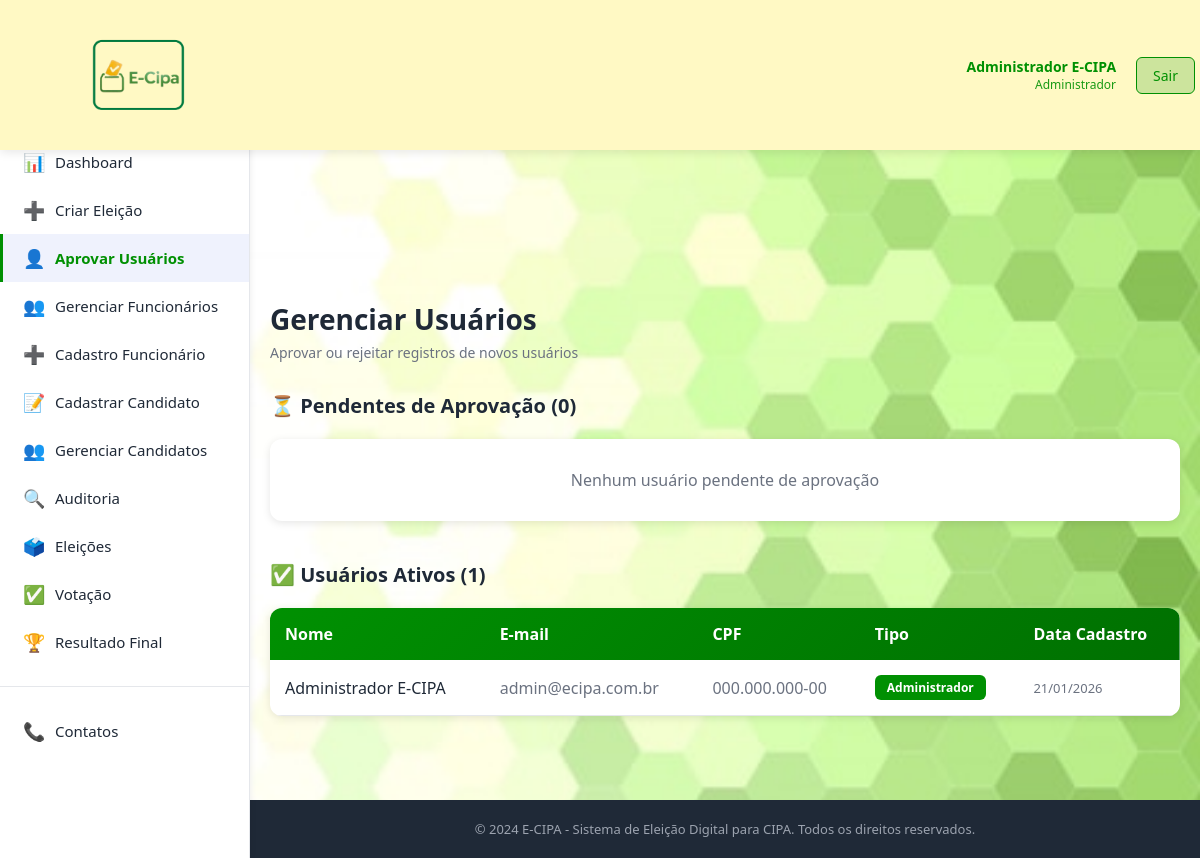
Page /pages/gerenciar-usuarios.php (signed in) on the committed database.
### tables this page shows
CREATE TABLE IF NOT EXISTS funcionario (
    id INT NOT NULL AUTO_INCREMENT PRIMARY KEY,
    nome VARCHAR(100) NOT NULL,
    cpf VARCHAR(14) UNIQUE NOT NULL,
    matricula VARCHAR(20),
    setor VARCHAR(50),
    cargo VARCHAR(50),
    email VARCHAR(100) UNIQUE NOT NULL,
    telefone VARCHAR(20),
    senha VARCHAR(255) NOT NULL,
    tipo ENUM('Administrador', 'Funcionario', 'Comissao') DEFAULT 'Funcionario',
    status ENUM('Ativo', 'Pendente', 'Inativo') DEFAULT 'Pendente',
    created_at DATETIME DEFAULT CURRENT_TIMESTAMP
);

### pages/gerenciar-usuarios.php (the view, shortened to what this page needs)
<?php
require_once '../config/conexao.php';
include '../includes/layout-header.php';
$stmt = $pdo->prepare("SELECT * FROM funcionario WHERE status = 'Pendente' ORDER BY created_at ASC");
$stmt->execute();
$pendentes = $stmt->fetchAll();
$stmt = $pdo->prepare("SELECT * FROM funcionario WHERE status = 'Ativo' ORDER BY nome ASC");
$stmt->execute();
$ativos = $stmt->fetchAll();
?>
        <div class="page-header">
            <h1 class="page-title">Gerenciar Usuários</h1>
            <p class="page-subtitle">Aprovar ou rejeitar registros de novos usuários</p>
        </div>
        <div style="margin-bottom: 40px;">
            <h2 style="color: #1f2937; margin-bottom: 20px; font-size: 20px;">
                ⏳ Pendentes de Aprovação (<?php echo count($pendentes); ?>)
            </h2>
            <?php if (empty($pendentes)): ?>
                <div style="background: white; border-radius: 12px; padding: 30px; text-align: center; color: #6b7280; box-shadow: 0 2px 8px rgba(0,0,0,0.1);">
                    Nenhum usuário pendente de aprovação
                </div>
            <?php endif; ?>
        </div>
        <div>
            <h2 style="color: #1f2937; margin-bottom: 20px; font-size: 20px;">
                ✅ Usuários Ativos (<?php echo count($ativos); ?>)
            </h2>
            <div style="background: white; border-radius: 12px; overflow: hidden; box-shadow: 0 2px 8px rgba(0,0,0,0.1);">
                <table style="width: 100%; border-collapse: collapse;">
                    <thead>
                        <tr style="background: linear-gradient(135deg, #009002 0%, #007001 100%); color: white;">
                            <th style="padding: 15px; text-align: left; font-weight: 600;">Nome</th>
                            <th style="padding: 15px; text-align: left; font-weight: 600;">E-mail</th>
                            <th style="padding: 15px; text-align: left; font-weight: 600;">CPF</th>
                            <th style="padding: 15px; text-align: left; font-weight: 600;">Tipo</th>
                            <th style="padding: 15px; text-align: left; font-weight: 600;">Data Cadastro</th>
                        </tr>
                    </thead>
                    <tbody>
                        <?php foreach ($ativos as $user): ?>
                            <tr style="border-bottom: 1px solid #e5e7eb;">
                                <td style="padding: 15px; color: #1f2937;"><?php echo htmlspecialchars($user->nome); ?></td>
                                <td style="padding: 15px; color: #6b7280;"><?php echo htmlspecialchars($user->email); ?></td>
                                <td style="padding: 15px; color: #6b7280;"><?php echo htmlspecialchars($user->cpf); ?></td>
                                <td style="padding: 15px;">
                                    <span style="display: inline-block; padding: 4px 12px; background:
                                        <?php echo match($user->tipo) {
                                            'Administrador' => '#009002',
                                            'Comissao' => '#f59e0b',
                                            default => '#3b82f6'
                                        }; ?>; color: white; border-radius: 6px; font-size: 12px; font-weight: 600;">
                                        <?php echo match($user->tipo) {
                                            'Administrador' => 'Administrador',
                                            'Comissao' => 'Comissão',
                                            default => 'Funcionário'
                                        }; ?>
                                    </span>
                                </td>
                                <td style="padding: 15px; color: #6b7280; font-size: 13px;"><?php echo date('d/m/Y', strtotime($user->created_at)); ?></td>
                            </tr>
                        <?php endforeach; ?>
                    </tbody>
                </table>
            </div>
        </div>
<?php include '../includes/layout-footer.php'; ?>

### assets/css/style.css (style rules this page uses)
:root { --primary-color: #009002; --secondary-color: #f1efe7; --accent-color: #fbc02d; --accent-light: #ffeb3b; --accent-lighter: #fff9c4; --text-dark: #1f2937; --text-light: #fff; --bg-overlay: rgba(255, 255, 255, 0.95); }
* { margin: 0; padding: 0; box-sizing: border-box; font-family: 'Segoe UI', Tahoma, Geneva, Verdana, sans-serif; }
body { background: url('../assets/img/background.jpg') center/cover fixed; color: var(--text-dark); min-height: 100vh; display: flex; flex-direction: column; }
h1, h2, h3 { color: var(--primary-color); margin-bottom: 20px; }

### includes/layout-header.php (style rules this page uses)
* { margin: 0; padding: 0; box-sizing: border-box; }
:root { --primary-color: #009002; --secondary-color: #007001; --success-color: #10b981; --danger-color: #ef4444; --warning-color: #fbc02d; --text-dark: #1f2937; --text-light: #6b7280; --border-color: #e5e7eb; --bg-light: #f9fafb; }
body { font-family: 'Segoe UI', Tahoma, Geneva, Verdana, sans-serif; background: url('../assets/img/background.jpg') center/cover fixed; color: var(--text-dark); display: flex; }
.page-header { margin-top: 200px; margin-bottom: 30px; }
.page-title { font-size: 28px; font-weight: bold; color: var(--text-dark); margin-bottom: 5px; }
.page-subtitle { color: var(--text-light); font-size: 14px; }

### rows in the picture
funcionario: nome "Administrador E-CIPA", email "admin@ecipa.com.br", cpf "000.000.000-00", tipo "Administrador", created_at "21/01/2026"

### other values in the picture
$_SESSION['user_nome'] "Administrador E-CIPA"
$roles[$_SESSION['user_tipo']] "Administrador"
count($pendentes) "0"
count($ativos) "1"
